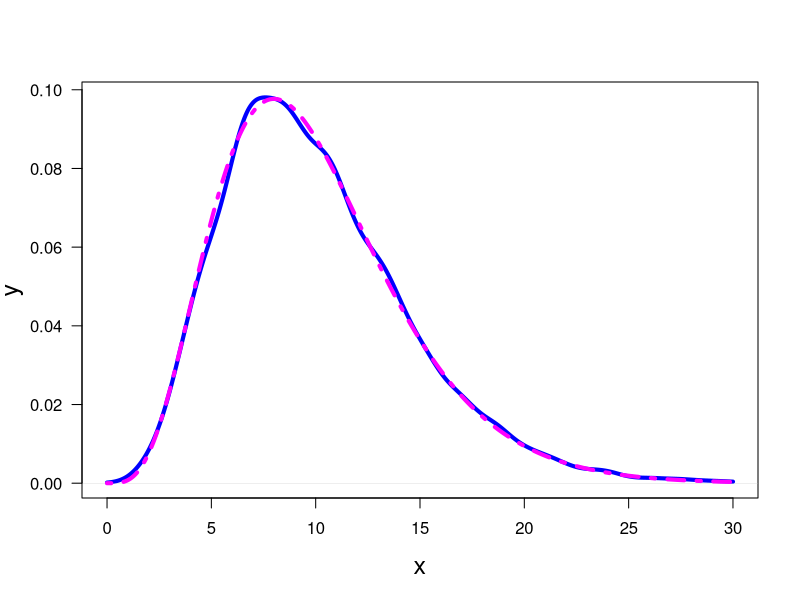

This figure's R source:
print('File: SumOfSquaresChisq.R')
# ----------------------------------------------------------------
# Exercise: Estimate the density of sum of squares divided by 
# sigma^2 using a Monte Carlo simulation -- sampling from a normal 
# distribution with variance sigma^2, sample size n=10, number of 
# Monte Carlo run M = 1e4 --and compare it with the chi^2 density 
# for df = n degrees of freedom.
# Dieter.Wolf-Gladrow@awi.de 10/2024
# ----------------------------------------------------------------
set.seed(1953) # set seed for random number generators
# sum of squares scale with sigma^2
n = 10; M = 1e4; sigma = 2
SS = numeric(M); 
for(j in 1:M) SS[j] = sum((rnorm(n,0,sigma))^2)
xp = seq(0,3*n,0.01); yp = dchisq(xp,df=10)
# png('SumOfSquaresChisq241004c.png',width=16,height=16,units='cm',res=300)
plot(density(SS/sigma^2,from=0,to=3*n),type='l',lwd=4,
       col='blue',xlab='x',ylab='y',las=1,cex=0.6,
       cex.lab=1.5,main='')
lines(xp,yp,col='magenta',lwd=4,lty=4)
# dev.off()
# ----------------------------------------------------------------
# Remarks:
#   Sum of squares / sigma^2 follows chisq-pdf with nu=n
# ----------------------------------------------------------------
